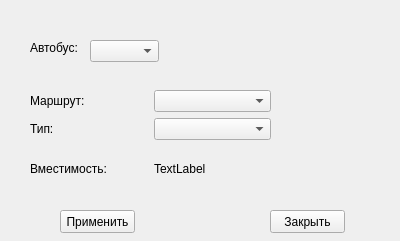
<?xml version="1.0" encoding="UTF-8"?>
<ui version="4.0">
 <class>busForm</class>
 <widget class="QWidget" name="busForm">
  <property name="geometry">
   <rect>
    <x>0</x>
    <y>0</y>
    <width>400</width>
    <height>241</height>
   </rect>
  </property>
  <property name="windowTitle">
   <string>Form</string>
  </property>
  <widget class="QPushButton" name="acceptButton">
   <property name="geometry">
    <rect>
     <x>60</x>
     <y>210</y>
     <width>75</width>
     <height>23</height>
    </rect>
   </property>
   <property name="text">
    <string>Применить</string>
   </property>
  </widget>
  <widget class="QPushButton" name="closeButton">
   <property name="geometry">
    <rect>
     <x>270</x>
     <y>210</y>
     <width>75</width>
     <height>23</height>
    </rect>
   </property>
   <property name="text">
    <string>Закрыть</string>
   </property>
  </widget>
  <widget class="QWidget" name="gridLayoutWidget">
   <property name="geometry">
    <rect>
     <x>30</x>
     <y>90</y>
     <width>241</width>
     <height>101</height>
    </rect>
   </property>
   <layout class="QGridLayout" name="gridLayout">
    <item row="0" column="0">
     <widget class="QLabel" name="label">
      <property name="text">
       <string>Маршрут:</string>
      </property>
     </widget>
    </item>
    <item row="1" column="0">
     <widget class="QLabel" name="label_2">
      <property name="text">
       <string>Тип:</string>
      </property>
     </widget>
    </item>
    <item row="0" column="1">
     <widget class="QComboBox" name="routeCh"/>
    </item>
    <item row="1" column="1">
     <widget class="QComboBox" name="typeCh"/>
    </item>
    <item row="2" column="0">
     <widget class="QLabel" name="label_3">
      <property name="text">
       <string>Вместимость:</string>
      </property>
     </widget>
    </item>
    <item row="2" column="1">
     <widget class="QLabel" name="capLbl">
      <property name="text">
       <string>TextLabel</string>
      </property>
     </widget>
    </item>
   </layout>
  </widget>
  <widget class="QLabel" name="label_4">
   <property name="geometry">
    <rect>
     <x>30</x>
     <y>40</y>
     <width>71</width>
     <height>16</height>
    </rect>
   </property>
   <property name="text">
    <string>Автобус:</string>
   </property>
  </widget>
  <widget class="QComboBox" name="busCh">
   <property name="geometry">
    <rect>
     <x>90</x>
     <y>40</y>
     <width>69</width>
     <height>22</height>
    </rect>
   </property>
  </widget>
 </widget>
 <resources/>
 <connections/>
</ui>
